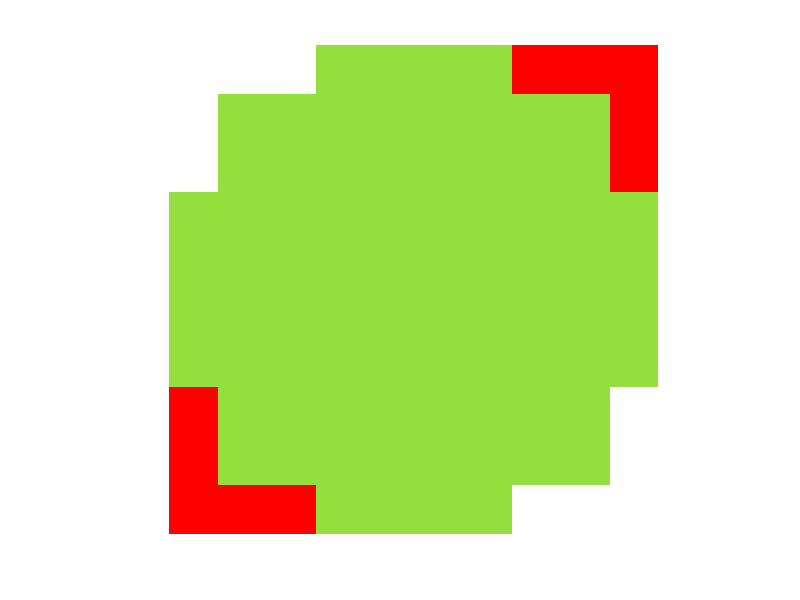

The MATLAB source for this figure:
%% moving_squares_illusion.m
%% written on March 4, 2021
%% by Haley Seo and Shirley Dong
%% This script creates the moving squares illusion

%creating the background grid
dark_green = zeros(10,10,3);
dark_green(:,:,1)=0.3765;
dark_green(:,:,2)=0.7882;
dark_green(:,:,3)=0.5647;

lt_green = zeros(10,10,3);
lt_green(:,:,1) = 0.5765;
lt_green(:,:,2) = 0.8745;
lt_green(:,:,3) = 0.2431;

% 	60c990 dark green rgb(96, 201, 144)
% 	93DF3E light green rgb(147, 223, 62)
%   17x17 squares

first_row = [lt_green];
for ii = 1:16
    if mod(ii,2) == 0
        first_row = [first_row lt_green];
    else
        first_row = [first_row dark_green];
    end
end
% imshow(first_row)

second_row = [dark_green];
for ii = 1:16
    if mod(ii,2) == 0
        second_row = [second_row dark_green];
    else
        second_row = [second_row lt_green];
    end
end
% imshow(second_row)


square1 = [lt_green];
%square 1 corners
%top left box
square1(1:3,1:3,1) = 255;
square1(1:3,1:3,2) = 255;
square1(1:3,1:3,3) = 255;
%top right box
square1(1:3,8:end,1) = 255;
square1(1:3,8:end,2) = 0;
square1(1:3,8:end,3) = 0;
%bottom left box
square1(8:end, 1:3,1) = 255;
square1(8:end, 1:3,2) = 0;
square1(8:end, 1:3,3) = 0;
%bottom right box
square1(8:end, 8:end,1) = 255;
square1(8:end, 8:end,2) = 255;
square1(8:end, 8:end,3) = 255;
%flooding the center back to light green
square1(2:9, 2:9, 1) =0.5765;
square1(2:9, 2:9, 2) = 0.8745;
square1(2:9, 2:9, 3) = 0.2431;
imshow(square1)



        
        
